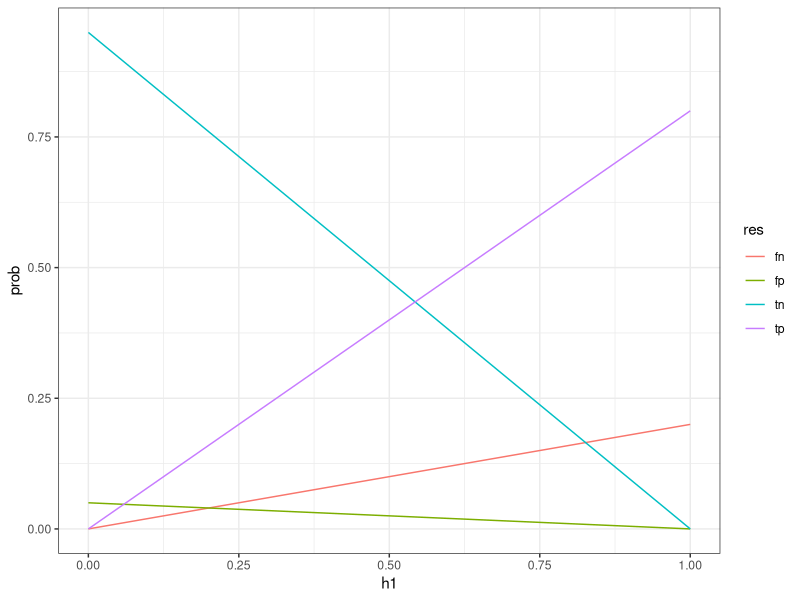
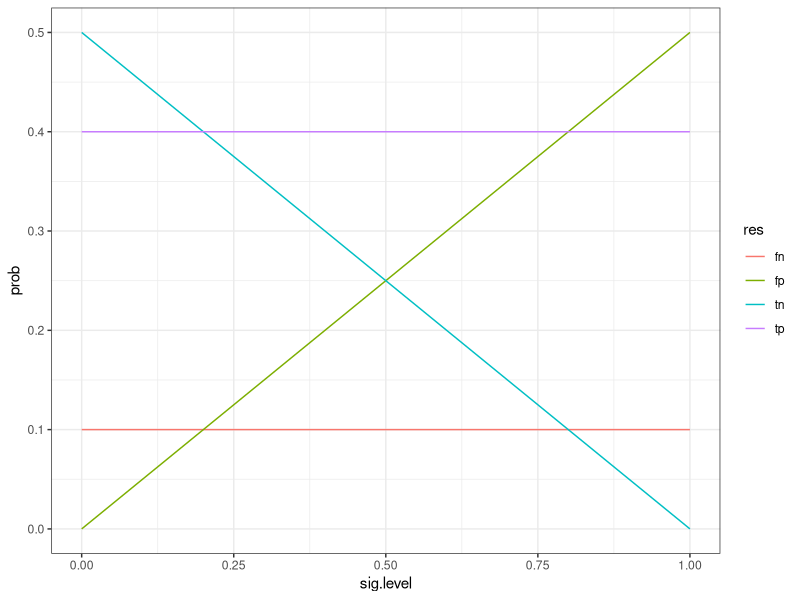
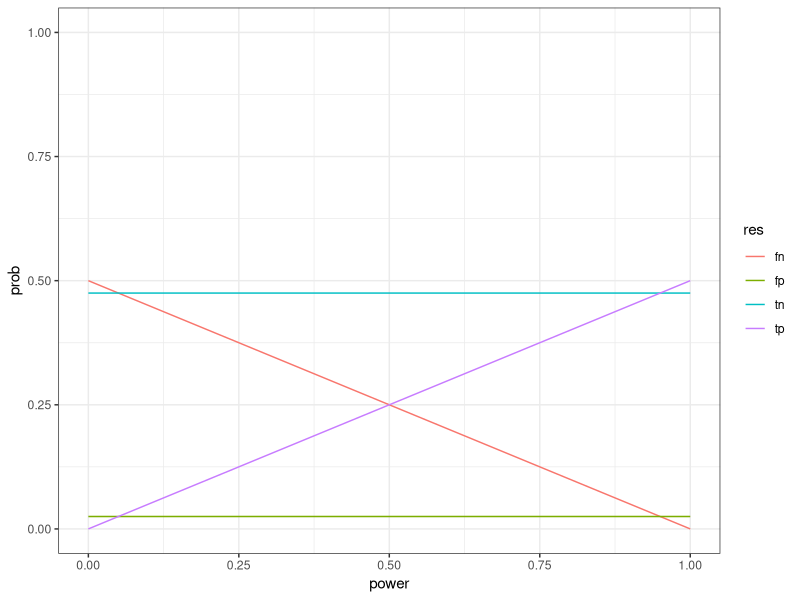

Write R code to recreate these figures, in order.
library(tidyverse)
theme_set(theme_bw())

tibble(
  h1 = seq(from = 0, to = 1, by = .01),
  h0 = 1 - h1,
  sig.level = .05,
  # sig.level = seq(from = 0, to = 1, by = .01),
  not.sig.level = 1 - sig.level,
  # power = seq(from = 0, to = 1, by= .01),
  power = .8,
  beta = 1 - power,
  tn = not.sig.level * h0,
  fp = sig.level * h0,
  fn = beta * h1,
  tp = power * h1
  ) %>% 
  pivot_longer(cols = tn:tp, names_to = "res", values_to = "prob") %>% 
  ggplot() +
  geom_line(aes(h1, prob, color = res))


tibble(
  h1 = .5,
  #h1 = seq(from = 0, to = 1, by = .01),
  h0 = 1 - h1,
  # sig.level = .05,
  sig.level = seq(from = 0, to = 1, by = .01),
  not.sig.level = 1 - sig.level,
  #power = seq(from = 0, to = 1, by= .01),
  power = .8,
  beta = 1 - power,
  tn = not.sig.level * h0,
  fp = sig.level * h0,
  fn = beta * h1,
  tp = power * h1
  ) %>% 
  pivot_longer(cols = tn:tp, names_to = "res", values_to = "prob") %>% 
  ggplot() +
  geom_line(aes(sig.level, prob, color = res))

tibble(
  h1 = .5,
  #h1 = seq(from = 0, to = 1, by = .01),
  h0 = 1 - h1,
  sig.level = .05,
  #sig.level = seq(from = 0, to = 1, by = .01),
  not.sig.level = 1 - sig.level,
  power = seq(from = 0, to = 1, by= .01),
  #power = .8,
  beta = 1 - power,
  tn = not.sig.level * h0,
  fp = sig.level * h0,
  fn = beta * h1,
  tp = power * h1
) %>% 
  pivot_longer(cols = tn:tp, names_to = "res", values_to = "prob") %>% 
  ggplot() +
  geom_line(aes(power, prob, color = res)) +
  scale_x_continuous(limits = c(0, 1)) +
  scale_y_continuous(limits = c(0, 1))
